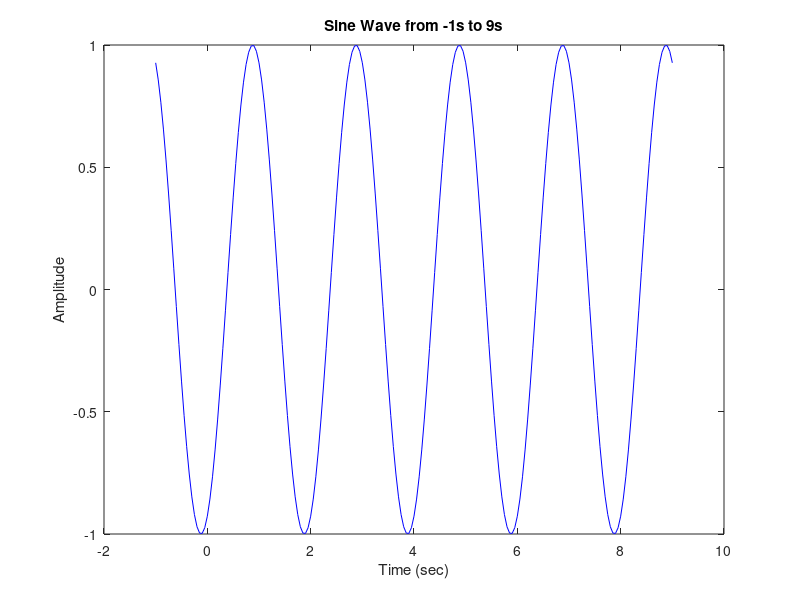

The MATLAB script that drew this image: (Note: this script raises an error after producing the figure.)
%% Carlos Lazo
%  ELDP Class of 2011
%  Introduction to MATLAB Assignment
%  Due: 9/15/08 @ 8:30am

%% Problem #6

% Define sample and signal frequencies.

F_sample = 20;
F_sin = .5;

% Define the phase based on problem requirements.

phase = (68*pi)/180;

% Initialize time vector based on sampling frequency.

t = [-1:1/F_sample:9];

% Define sinusoidal equation and plot over -1 to 9 seconds.

y = sin(2*pi*F_sin*t - phase);

plot(t,y,'b');

title('Sine Wave from -1s to 9s');      % Define title of the plot.
xlabel('Time (sec)');                   % Define x-axis of the plot.
ylabel('Amplitude');                    % Define y-axis of the plot.


%% Problem #7

% Define fibonacci number manually in variable 'n':

n = 3;

% Call fibonacci function which recursively finds the appropriate fibonacci
% number.  This assumes that n > 2.

f_3 = fibonacci(n)

% A few more tests:

n = 4;
f_4 = fibonacci(n)

n = 5;
f_5 = fibonacci(n)

n = 10;
f_10 = fibonacci(n)

n = 20;
f_20 = fibonacci(n)


%% Problem #11

% Define x to be the variable sent to the function to define a vector of
% alternating ones and zeros.

x = 3;

% Send input to function, creating vector of alternating ones and zeros.

v_3 = alternate(x)

% A few more tests:

x = 1;
v_1 = alternate(x)

x = 2;
v_2 = alternate(x)

x = 5;
v_5 = alternate(x)

x = 10;
v_10 = alternate(x)

%% Problem #13

% Define a square matrix of size nxn of random numbers between 0-10.

n = 5;

A = rand(n)*10

% Set matrix B = matrix A.

B = A;

% Create an identity matrix of size n.

I = eye(n)

% Find all indices in I where there is a 1.
    % In essence, this returns all indices along the main diagonal.

one_indices = find(I == 1)

% Replace all indices on main diagonal of B with 1's.

B(one_indices) = 1;

% Print out B.

B